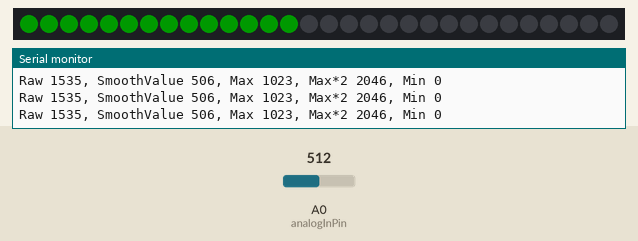
A sketch run on a simulated Arduino Uno, built with avr-gcc and run on an emulated ATmega328P. Shown: 30 RGB LEDs in strip order, left to right, the last lines printed to the serial monitor. The test bench sets the inputs (shaded band); at power-on: A0 (analogInPin) = 512. Dim RGB values are drawn brighter than linear.

Above: at 1.2 s.
1.3 s: A0 (analogInPin) set to 38
At 2.6 s:
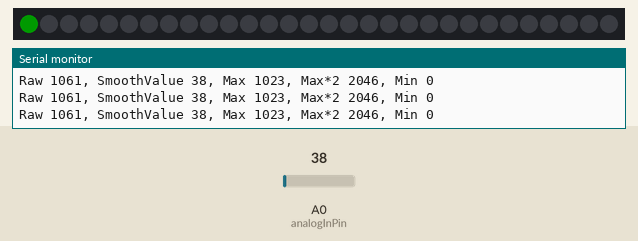
2.9 s: A0 (analogInPin) set to 32
4.4 s: A0 (analogInPin) set to 900
At 5.6 s:
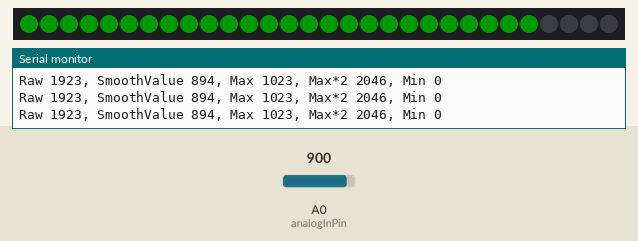
6.0 s: A0 (analogInPin) set to 1023
7.5 s: A0 (analogInPin) set to 0
At 8.3 s:
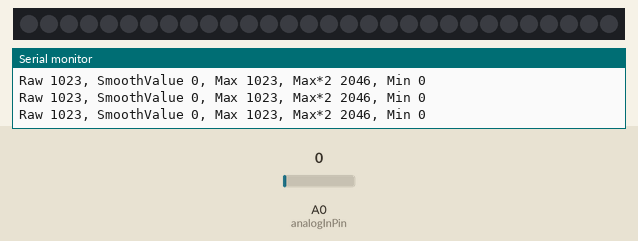
Timing chart, 0 to 10.5 s (numbered marks = the images above; inputs shaded):
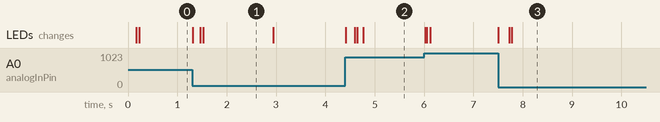

The sketch:

LED_strip_test_Analog.ino
```cpp
#include <FastLED.h>

// How many leds in your strip?
#define NUM_LEDS 30
#define analogInPin A0


// For led chips like WS2812, which have a data line, ground, and power, you just
// need to define DATA_PIN.  For led chipsets that are SPI based (four wires - data, clock,
// ground, and power), like the LPD8806 define both DATA_PIN and CLOCK_PIN
// Clock pin only needed for SPI based chipsets when not using hardware SPI
#define DATA_PIN 2
//#define CLOCK_PIN 13

// Define the array of leds
CRGB leds[NUM_LEDS];

//variable to store smooothed signal
int smooth = 0;


void setup() {
//Select type of led strip
     FastLED.addLeds<WS2812B, DATA_PIN, GRB>(leds, NUM_LEDS);  // GRB ordering is typical
    // initialize serial communications at 9600 bps:
  Serial.begin(57600);
   FastLED.setBrightness(50);
   pinMode(analogInPin, INPUT);
   pinMode(DATA_PIN, OUTPUT);

}

void loop() {

//Turn leds off
for (int i=0;i<NUM_LEDS;i++){
 leds[i] = CRGB::Black;
}


  //read the antenna and print it to serial for debug
int antennaSignal = Antenna();
for (int i=0;i<antennaSignal;i++){
 leds[i] = CRGB::Green;
}

  FastLED.show();
  delay(10);
}


int Antenna(){
//ANALOG antenna
 // read the analog in value:
int sensorValue = analogRead(analogInPin); // goes from zero to 1023
//smooth it
const int smoothStrenght = 6;
smooth = (smooth*smoothStrenght + sensorValue)/(1+smoothStrenght);
  //OLD map it from a 1024 resolution analog signal to 0-300 leds
int outputValue = map(smooth, 0, 1023, 0, NUM_LEDS);
//Plot the data
    // print the results to the Serial Monitor:
   Serial.print("Raw ");
   Serial.print(sensorValue+1023);
   Serial.print(", SmoothValue ");
   Serial.print(smooth);
  //Fixed lines, stops zooming
  Serial.print(", Max ");
  Serial.print(1023);
  Serial.print(", Max*2 ");
  Serial.print(1023*2);
  Serial.print(", Min ");
  Serial.println(0); //Note that only this print command is a println = "print line". The others just add text to the same line, have a look in the serial monitor to see.
  // wait 2 milliseconds before the next loop for the analog-to-digital
  // converter to settle after the last reading:
  //END ANALOG antenna
  return outputValue;
}
```

Measured:
- after the input at 1.3 s, the LEDs: first change at once (image 1 shows a later state)
- after the input at 4.4 s, the LEDs: first change at once (image 2 shows a later state)
- after the input at 7.5 s, the LEDs: first change at once (image 3 shows a later state)
